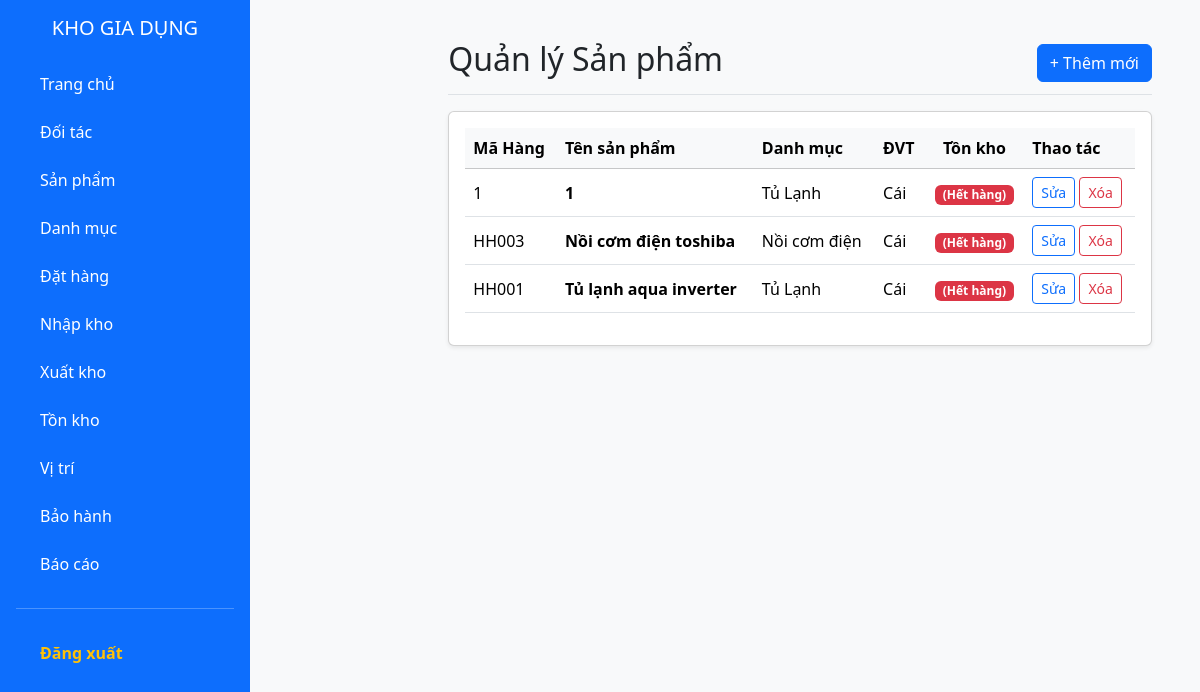
Before: /public/product (signed in) with the older database file.
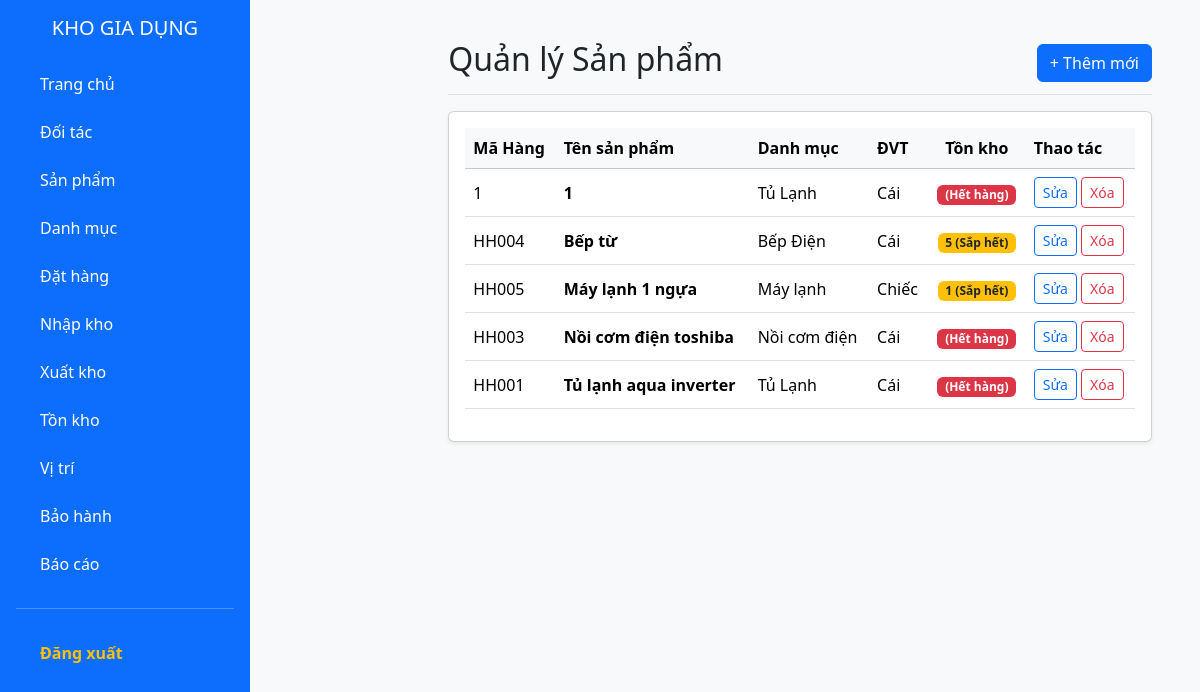
After: the same page with the newer database file.
### tables this page shows
CREATE TABLE IF NOT EXISTS `hanghoa` (
  `maHH` varchar(20) NOT NULL,
  `tenHH` varchar(200) NOT NULL,
  `maDVT` varchar(10) NOT NULL,
  `maNCC` varchar(10) NOT NULL,
  `thuongHieu` varchar(100) DEFAULT NULL,
  `model` varchar(100) DEFAULT NULL,
  `moTa` varchar(300) DEFAULT NULL,
  `maDanhMuc` varchar(20) DEFAULT NULL,
  `loaiHang` enum('LO','SERIAL') DEFAULT 'LO',
  `heSoChiemCho` int DEFAULT '1',
  PRIMARY KEY (`maHH`),
  KEY `fk_hanghoa_dvt` (`maDVT`),
  KEY `fk_hanghoa_ncc` (`maNCC`),
  KEY `fk_hanghoa_danhmuc` (`maDanhMuc`)
);

CREATE TABLE IF NOT EXISTS `danhmuc` (
  `maDanhMuc` varchar(20) NOT NULL,
  `tenDanhMuc` varchar(255) NOT NULL,
  PRIMARY KEY (`maDanhMuc`)
);

CREATE TABLE IF NOT EXISTS `donvitinh` (
  `maDVT` varchar(10) NOT NULL,
  `tenDVT` varchar(50) NOT NULL,
  PRIMARY KEY (`maDVT`)
);

### app/controllers/ProductController.php (called while the page is built, shortened)
<?php
class ProductController extends Controller {
    private $productModel;
    public function __construct() {
        $this->productModel = $this->model('ProductModel');
    }
    public function index() {
        $products = $this->productModel->getAll();
        $data = [
            'title' => 'Danh sách Hàng hóa',
            'products' => $products
        ];
        $this->view('products/index', $data);
    }
}
?>

### app/core/app.php (called while the page is built, shortened)
<?php
class App {
    protected $action = 'index';
    public function __construct() {
        $url = $this->parseUrl();
        if (isset($url[0])) {
            if (file_exists(APP_ROOT . '/controllers/' . ucfirst($url[0]) . 'Controller.php')) {
                unset($url[0]);
            }
        }
        $this->controller = new $this->controller;
        $this->params = $url ? array_values($url) : [];
        call_user_func_array([$this->controller, $this->action], $this->params);
    }
    public function parseUrl() {
        if (isset($_GET['url'])) {
            return explode('/', filter_var(rtrim($_GET['url'], '/'), FILTER_SANITIZE_URL));
        }
    }
}
?>

### public/index.php (called while the page is built, shortened)
<?php
require_once ROOT_PATH . '/app/core/Database.php';
require_once ROOT_PATH . '/app/core/Controller.php';
require_once ROOT_PATH . '/app/core/App.php';
$app = new App();
?>

### app/models/ProductModel.php (called while the page is built, shortened)
<?php
class ProductModel {
    private $conn;
    public function __construct() {
        $this->conn = Database::getInstance()->getConnection();
    }
    public function getAll() {
        $sql = "SELECT h.*, d.tenDanhMuc, n.tenNCC, dv.tenDVT,
                (
                    SELECT COALESCE(SUM(lvt.soLuong), 0)
                    FROM lo_hang_vi_tri lvt
                    JOIN lohang lh ON lvt.maLo = lh.maLo
                    WHERE lh.maHH = h.maHH
                ) as tongTon
                FROM hanghoa h
                LEFT JOIN danhmuc d ON h.maDanhMuc = d.maDanhMuc
                LEFT JOIN nhacungcap n ON h.maNCC = n.maNCC
                LEFT JOIN donvitinh dv ON h.maDVT = dv.maDVT
                ORDER BY h.tenHH ASC";
        $stmt = $this->conn->prepare($sql);
        $stmt->execute();
        return $stmt->fetchAll();
    }
}
?>

### app/core/Database.php (called while the page is built, shortened)
<?php
class Database {
    private static $instance = null;
    private $conn;
    private function __construct() {
        try {
            $dsn = "mysql:host=" . DB_HOST . ";dbname=" . DB_NAME . ";charset=utf8mb4";
            $this->conn = new PDO($dsn, DB_USER, DB_PASS);
            $this->conn->setAttribute(PDO::ATTR_ERRMODE, PDO::ERRMODE_EXCEPTION);
            $this->conn->setAttribute(PDO::ATTR_DEFAULT_FETCH_MODE, PDO::FETCH_ASSOC);
        } catch(PDOException $e) {
            die("Lỗi kết nối MySQL: " . $e->getMessage());
        }
    }
    public static function getInstance() {
        if (!self::$instance) {
            self::$instance = new Database();
        }
        return self::$instance;
    }
    public function getConnection() {
        return $this->conn;
    }
}
?>

### app/views/products/index.php (the view, shortened to what this page needs)
<?php require_once APP_ROOT . '/views/layouts/header.php'; ?>
<?php require_once APP_ROOT . '/views/layouts/sidebar.php'; ?>
<main class="col-md-9 ms-sm-auto col-lg-10 px-md-4">
    <div class="d-flex justify-content-between flex-wrap flex-md-nowrap align-items-center pt-3 pb-2 mb-3 border-bottom">
        <h1 class="h2">Quản lý Sản phẩm</h1>
        <a href="<?php echo BASE_URL; ?>/product/create" class="btn btn-primary">
            + Thêm mới
        </a>
    </div>
    <div class="card shadow-sm">
        <div class="card-body">
            <div class="table-responsive">
                <table class="table table-hover align-middle">
                    <thead class="table-light">
                        <tr>
                            <th>Mã Hàng</th>
                            <th>Tên sản phẩm</th>
                            <th>Danh mục</th>
                            <th>ĐVT</th>
                            <th class="text-center">Tồn kho</th>
                            <th>Thao tác</th>
                        </tr>
                    </thead>
                    <tbody>
                        <?php if (!empty($data['products'])): ?>
                            <?php foreach ($data['products'] as $item): ?>
                            <tr>
                                <td><?php echo $item['maHH']; ?></td>
                                <td class="fw-bold"><?php echo $item['tenHH']; ?></td>
                                <td><?php echo $item['tenDanhMuc']; ?></td>
                                <td><?php echo $item['tenDVT']; ?></td>
                               <td class="text-center">
                                    <?php if($item['tongTon'] == 0): ?>
                                        <span class="badge bg-danger"> (Hết hàng)</span>
                                    <?php elseif($item['tongTon'] <= 10): ?>
                                        <span class="badge bg-warning text-dark">
                                            <?php echo number_format($item['tongTon']); ?> (Sắp hết)
                                        </span>
                                    <?php else: ?>
                                        <span class="badge bg-success">
                                            <?php echo number_format($item['tongTon']); ?>
                                        </span>
                                    <?php endif; ?>
                                </td>
                                <td>
                                    <a href="<?php echo BASE_URL; ?>/product/edit/<?php echo $item['maHH']; ?>" class="btn btn-sm btn-outline-primary">Sửa</a>
                                    <a href="<?php echo BASE_URL; ?>/product/delete/<?php echo $item['maHH']; ?>" class="btn btn-sm btn-outline-danger" onclick="return confirm('Bạn có chắc muốn xóa sản phẩm này?');">Xóa</a>
                                </td>
                            </tr>
                            <?php endforeach; ?>
                        <?php endif; ?>
                    </tbody>
                </table>
            </div>
        </div>
    </div>
</main>
<?php require_once APP_ROOT . '/views/layouts/footer.php'; ?>

### app/core/controller.php (shortened to what this page needs)
<?php
class Controller {
    public function model($model) {
        return new $model();
    }
    public function view($view, $data = []) {
        extract($data);
        if (file_exists(APP_ROOT . '/views/' . $view . '.php')) {
            require_once APP_ROOT . '/views/' . $view . '.php';
        } else {
            die("View does not exist.");
        }
    }
}
?>

### app/views/layouts/header.php (shortened to what this page needs)
<!DOCTYPE html>
<html lang="vi">
<head>
    <link href="https://cdn.jsdelivr.net/npm/bootstrap@5.3.2/dist/css/bootstrap.min.css" rel="stylesheet">
</head>
<body class="bg-light">

### app/views/layouts/sidebar.php
<div class="d-flex">
    <div class="bg-primary text-white p-3" style="width:250px; min-height:100vh;">
        <h5 class="text-center mb-4">
            <a href="<?php echo BASE_URL; ?>/home" class="text-white text-decoration-none">
                KHO GIA DỤNG
            </a>
        </h5>
        <ul class="nav flex-column">
            <li class="nav-item mb-2">
                <a class="nav-link text-white" href="<?php echo BASE_URL; ?>/home">
                    <i class="fas fa-home me-2"></i> Trang chủ
                </a>
            </li>
            <li class="nav-item mb-2">
                <a class="nav-link text-white" href="<?php echo BASE_URL; ?>/partner/supplier">
                    <i class="fas fa-box me-2"></i> Đối tác
                </a>
            </li>
            <li class="nav-item mb-2">
                <a class="nav-link text-white" href="<?php echo BASE_URL; ?>/product">
                    <i class="fas fa-box me-2"></i> Sản phẩm
                </a>
            </li>
            <li class="nav-item mb-2">
                <a class="nav-link text-white" href="<?php echo BASE_URL; ?>/category">
                    <i class="fas fa-tags me-2"></i> Danh mục
                </a>
            </li>
            <li class="nav-item mb-2">
                <a class="nav-link text-white" href="<?php echo BASE_URL; ?>/phieudathang">
                    <i class="fas fa-shopping-cart me-2"></i> Đặt hàng
                </a>
            </li>
            <li class="nav-item mb-2">
                <a class="nav-link text-white" href="<?php echo BASE_URL; ?>/import">
                    <i class="fas fa-download me-2"></i> Nhập kho
                </a>
            </li>
            <li class="nav-item mb-2">
                <a class="nav-link text-white" href="<?php echo BASE_URL; ?>/export">
                    <i class="fas fa-upload me-2"></i> Xuất kho
                </a>
            </li>
            <li class="nav-item mb-2">
                <a class="nav-link text-white" href="<?php echo BASE_URL; ?>/inventory">
                    <i class="fas fa-warehouse me-2"></i> Tồn kho
                </a>
            </li>
            <li class="nav-item mb-2">
                <a class="nav-link text-white" href="<?php echo BASE_URL; ?>/vitri">
                    <i class="fas fa-map-marker-alt me-2"></i> Vị trí
                </a>
            </li>
            <li class="nav-item mb-2">
                <a class="nav-link text-white" href="<?php echo BASE_URL; ?>/warranty">
                    <i class="fas fa-shield-alt me-2"></i> Bảo hành
                </a>
            </li>
            <li class="nav-item mb-2">
                <a class="nav-link text-white" href="<?php echo BASE_URL; ?>/report">
                    <i class="fas fa-chart-bar me-2"></i> Báo cáo
                </a>
            </li>
            <hr class="text-white">
            <li class="nav-item mt-2">
                <a class="nav-link text-warning fw-bold" href="<?php echo BASE_URL; ?>/auth/logout">
                    <i class="fas fa-sign-out-alt me-2"></i> Đăng xuất
                </a>
            </li>
        </ul>
    </div>
    <div class="flex-grow-1 p-4">

### app/views/layouts/footer.php (shortened to what this page needs)
    </div>
</div>
</body>
</html>

Changed rows visible on the page:
added hanghoa: maHH "HH004", tenHH "Bếp từ", maDanhMuc.tenDanhMuc "Bếp Điện", maDVT.tenDVT "Cái", tongTon "5"
added hanghoa: maHH "HH005", tenHH "Máy lạnh 1 ngựa", maDanhMuc.tenDanhMuc "Máy lạnh", maDVT.tenDVT "Chiếc", tongTon "1"
